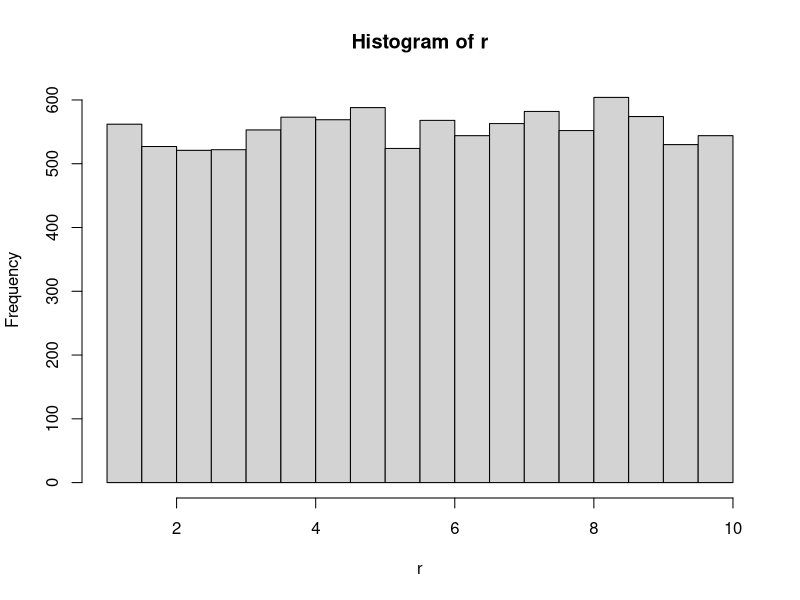
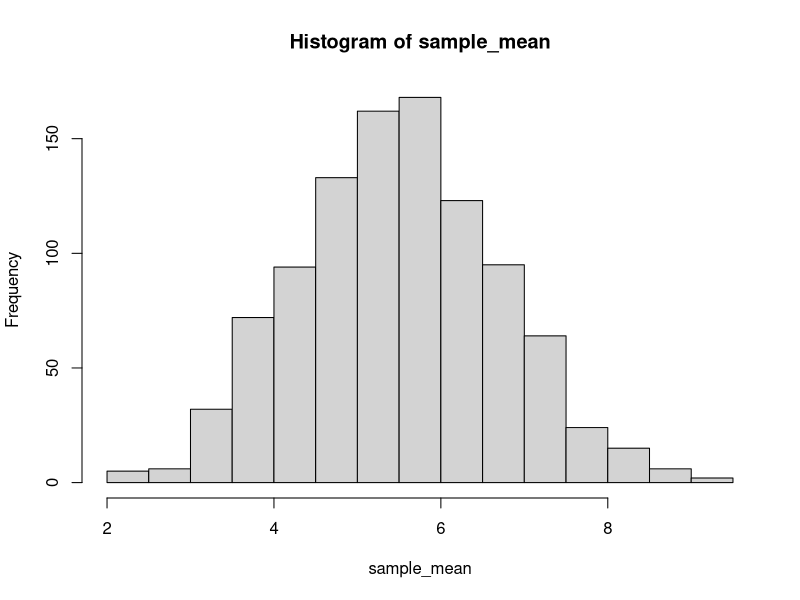

These figures' R source, in order:
#10000 numbers between 1 and 10
r <- runif(10000, 1, 10)
hist(r)

#Calculating population parameters
r_mean <- mean(r)
r_mean
r_sd <- sd(r)
r_sd

#Drawing a sample of size 5 from the population
sample(r, 5)

sample_mean <- mean(sample(r, 5))

#Taking samples of size 5 1000 times and storing their mean in a vector
for (i in 1:1000)
{
  sample_mean <- c(sample_mean, mean(sample(r, 5)))
}
hist(sample_mean)
